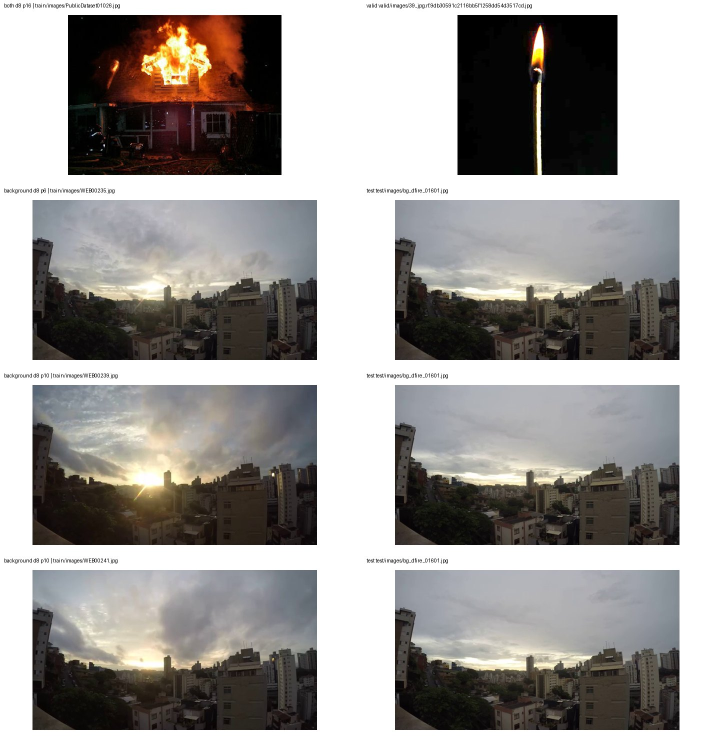
#> input picture reports/dfire_remaining_for_main/broad_pairs_1.jpg, 1450 x 1480 px (shown at 1/2 size)
$ python -i audit_remaining_dfire_for_main.py   (imports and definitions only)
#> lines starting #> are read from the running program, lines starting #| are printed output that depends on the picture
"""Khảo sát ảnh D-Fire còn có thể bổ sung vào train dữ liệu chính."""

from collections import Counter, defaultdict
from io import BytesIO
from pathlib import Path
import csv
import hashlib
import json
import math
import re
import zipfile

import numpy as np
from PIL import Image, ImageOps
from scipy.fft import dctn


ROOT = Path(__file__).resolve().parents[1]
CURRENT = ROOT / "runtime/fire_smoke_detection_yolov11_bg_dfire2000_v1"
DFIRE = ROOT / "runtime/dfire_clean_v2"
RAW_ZIP = Path(r"F:\6\KLTN\Smoke-Fire-Dataset\D-Fire-YOLO.zip")
REPORT = ROOT / "reports/dfire_remaining_for_main"
CATEGORIES = {"smoke_only", "both", "background"}
SOURCE_ID = re.compile(r"(?i)(WEB|AoF|PublicDataset)0*(\d+)")


def read_csv(path: Path) -> list[dict[str, str]]:
    with path.open(encoding="utf-8-sig", newline="") as stream:
        return list(csv.DictReader(stream))


# [6 lines left out: function sha256, not called in this run]


def perceptual_hashes(image: Image.Image) -> tuple[int, int]:
    gray = ImageOps.exif_transpose(image).convert("L")
    pixels = np.asarray(gray.resize((9, 8), Image.Resampling.BILINEAR))
    d_hash = int("".join(map(str, (pixels[:, 1:] > pixels[:, :-1]).astype(int).ravel())), 2)
    low = dctn(np.asarray(gray.resize((32, 32), Image.Resampling.LANCZOS),
                           dtype=np.float32), norm="ortho")[:8, :8]
    bits = low.ravel() > np.median(low.ravel()[1:])
    p_hash = int("".join(map(str, bits.astype(int))), 2)
    return d_hash, p_hash


def source_id(path: str) -> tuple[str, int] | None:
    match = SOURCE_ID.search(Path(path).stem)
    return (match.group(1).lower(), int(match.group(2))) if match else None


# [180 lines left out: functions validate_raw_near, locked_hashes, write_csv, main, not called in this run]


# [2 lines not run here, left out]

>>> from PIL import Image
>>> picture = Image.open('../reports/dfire_remaining_for_main/broad_pairs_1.jpg')
#> picture is the input picture: PIL image 1450x1480 RGB; mean R, G, B 158.3, 155.1, 152.5
>>> result = perceptual_hashes(picture)
#> in perceptual_hashes, `gray = ImageOps.exif_transpose(image).convert("L")`:
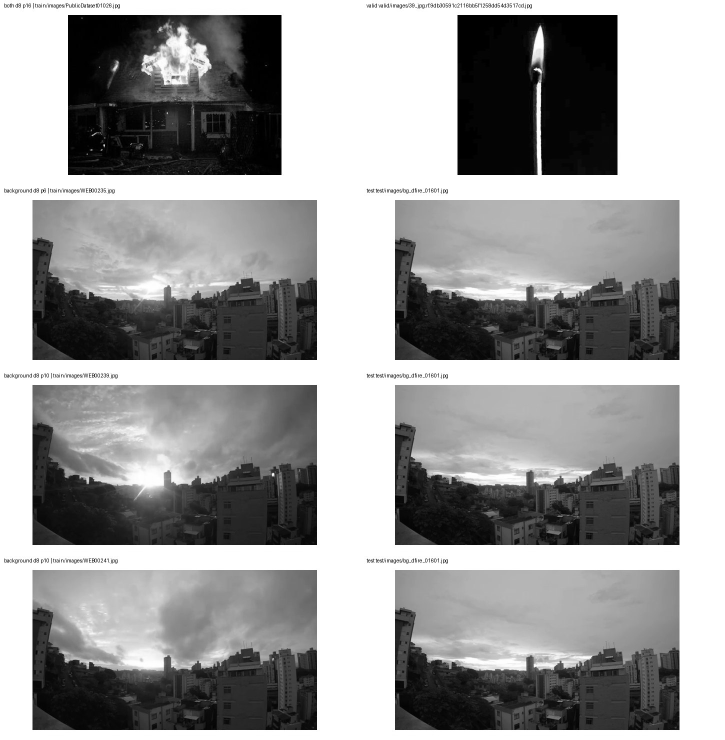
#> gray: PIL image 1450x1480 L (shown at 1/2 size); min 0, max 255, mean 155.8
#> result = (8319082502137681205, 12144818313803220720)

$ run again, on reports/dfire_remaining_for_main/broad_pairs_5.jpg
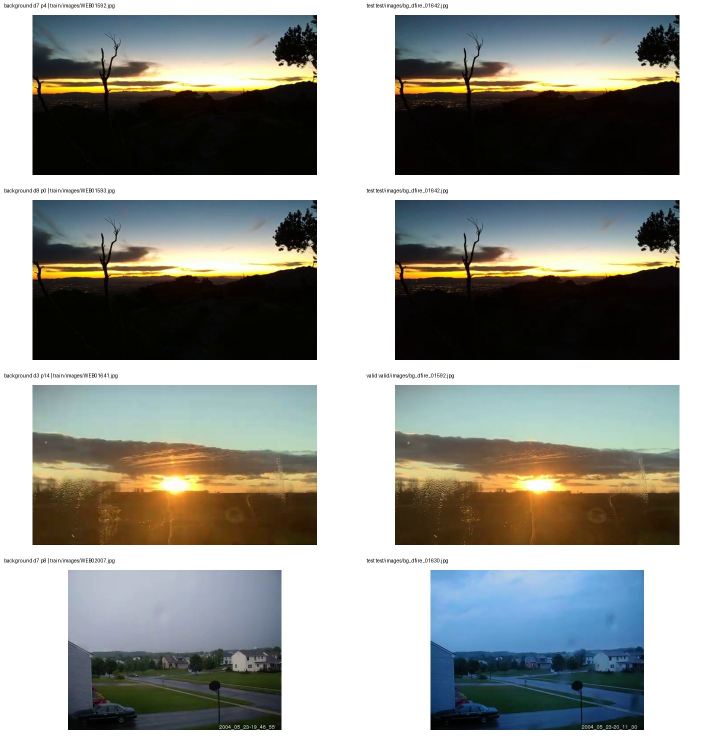
#> input picture reports/dfire_remaining_for_main/broad_pairs_5.jpg, 1450 x 1480 px (shown at 1/2 size)
#> picture is the input picture: PIL image 1450x1480 RGB; mean R, G, B 150, 152, 147.2
#> in perceptual_hashes, `gray = ImageOps.exif_transpose(image).convert("L")`:
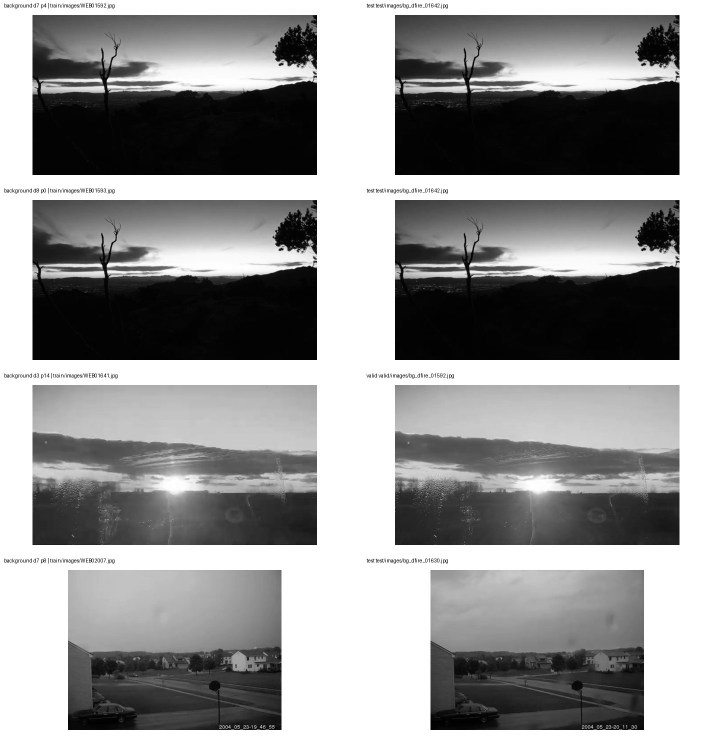
#> gray: PIL image 1450x1480 L (shown at 1/2 size); min 0, max 255, mean 150.9
#> result = (6301476457056383283, 12396137979382368209)

$ run again, on reports/dfire_remaining_for_main/broad_pairs_6.jpg
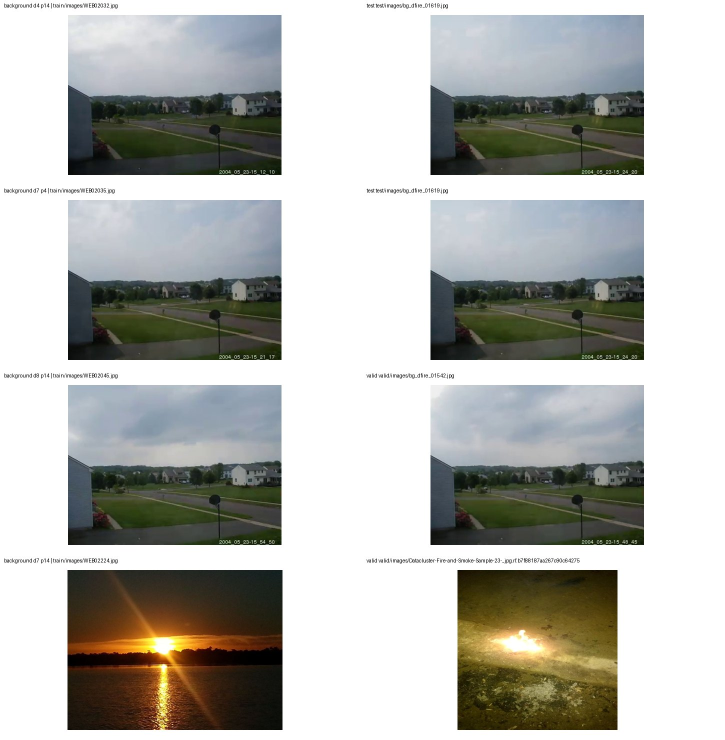
#> input picture reports/dfire_remaining_for_main/broad_pairs_6.jpg, 1450 x 1480 px (shown at 1/2 size)
#> picture is the input picture: PIL image 1450x1480 RGB; mean R, G, B 181.8, 182.2, 177.5
#> in perceptual_hashes, `gray = ImageOps.exif_transpose(image).convert("L")`:
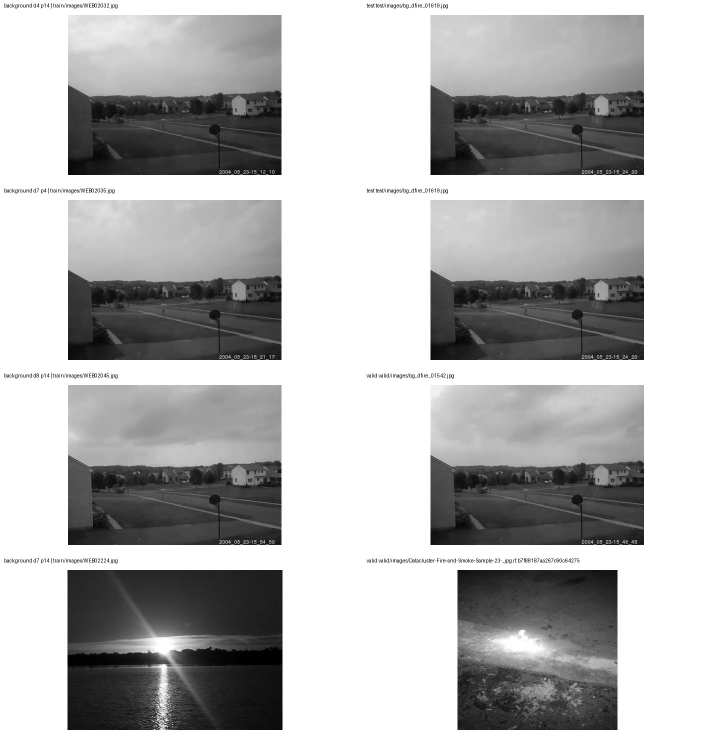
#> gray: PIL image 1450x1480 L (shown at 1/2 size); min 0, max 255, mean 181.5
#> result = (3545231427642798899, 12529640776288756368)

$ run again, on reports/dfire_remaining_for_main/broad_pairs_7.jpg
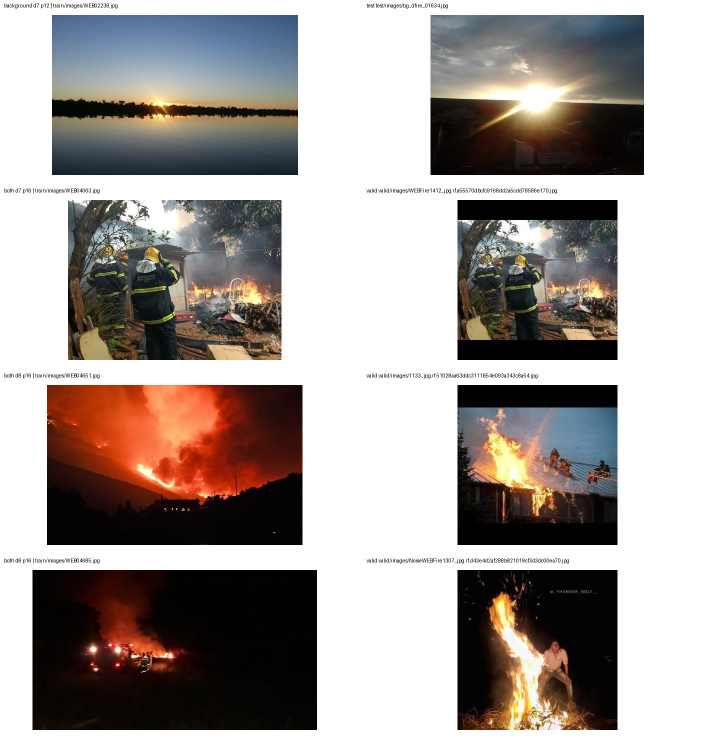
#> input picture reports/dfire_remaining_for_main/broad_pairs_7.jpg, 1450 x 1480 px (shown at 1/2 size)
#> picture is the input picture: PIL image 1450x1480 RGB; mean R, G, B 166.3, 158.9, 155.2
#> in perceptual_hashes, `gray = ImageOps.exif_transpose(image).convert("L")`:
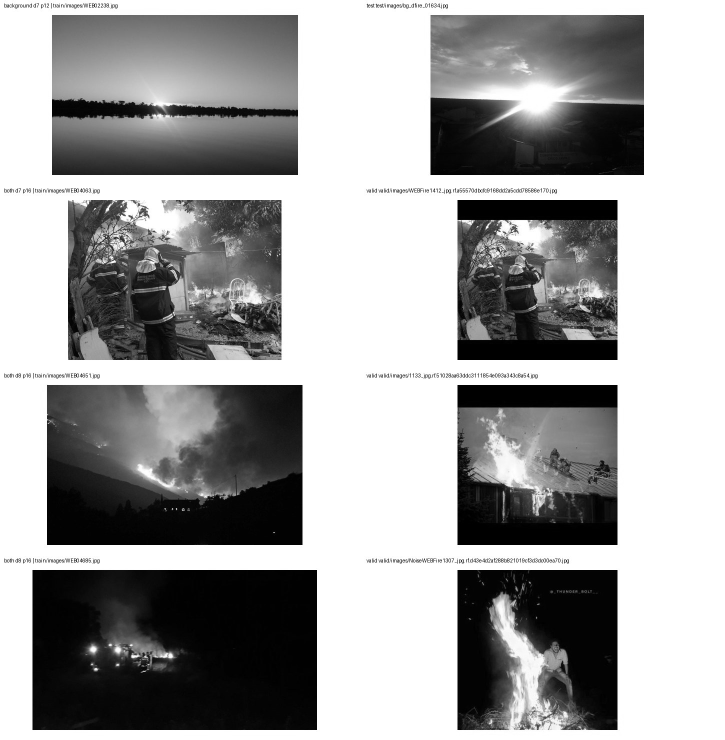
#> gray: PIL image 1450x1480 L (shown at 1/2 size); min 0, max 255, mean 160.7
#> result = (3562755719385264947, 9936650323518003121)
